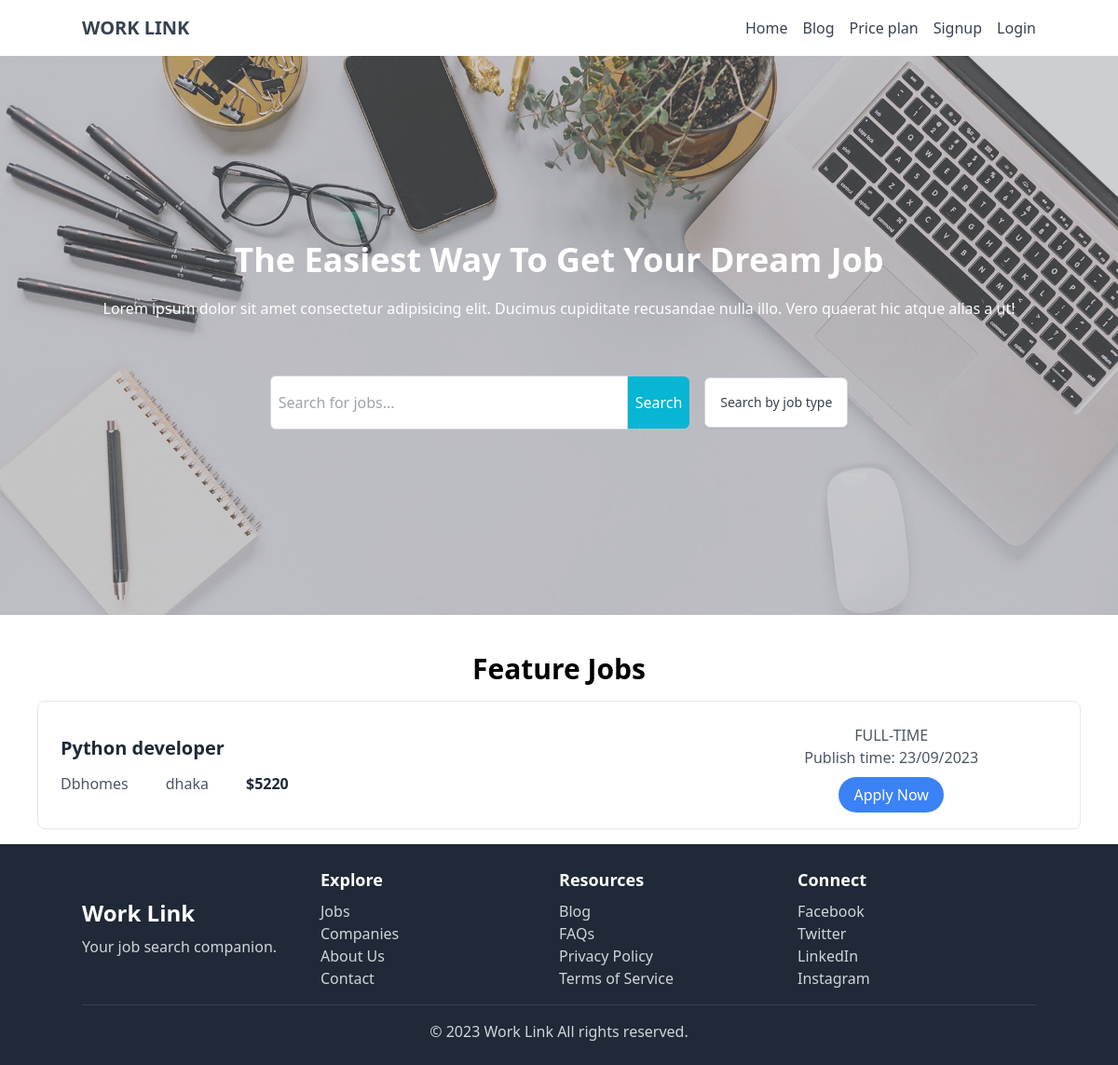
The app's page /, older data.
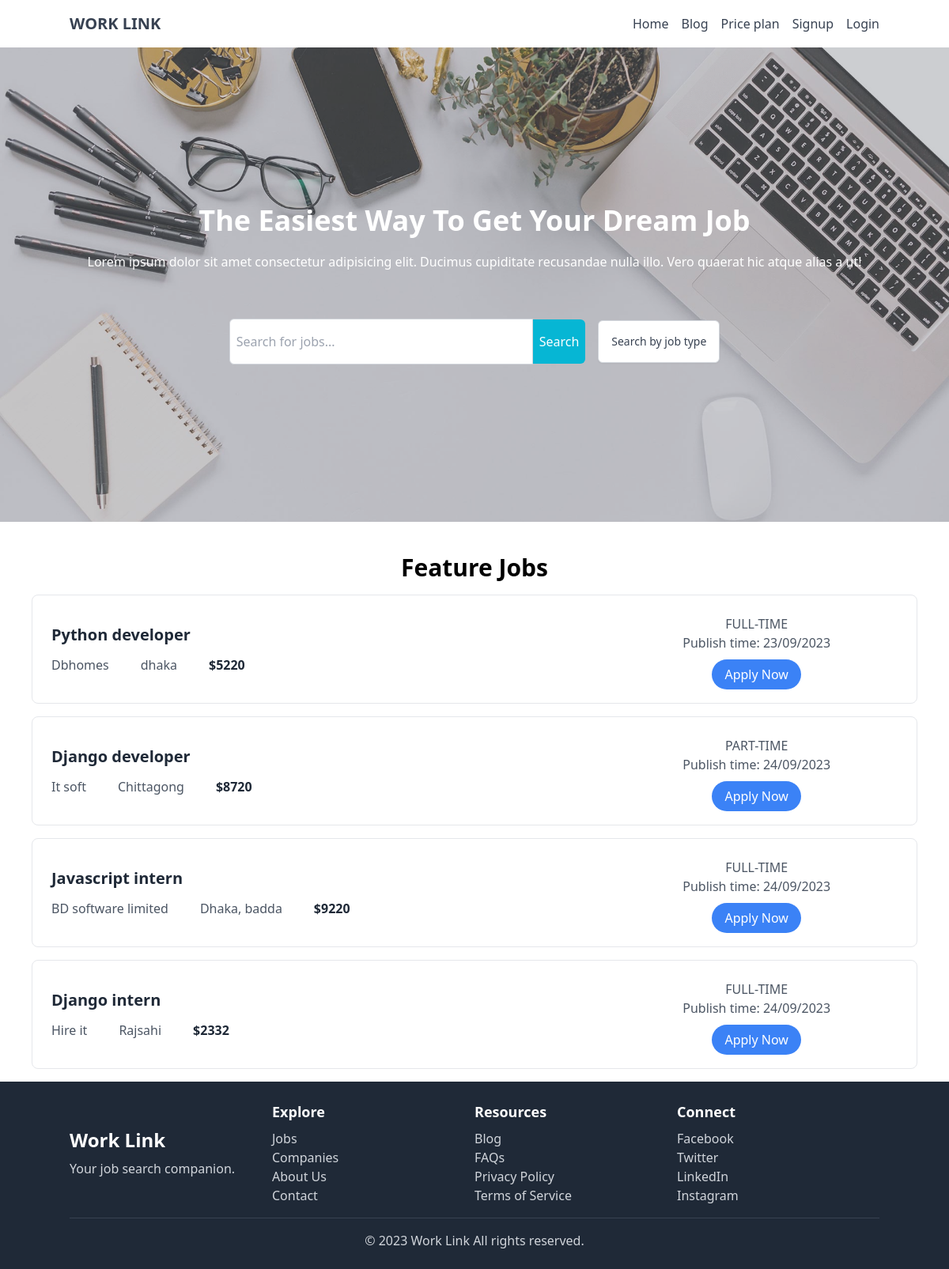
The same page, newer data.
### dashboard/models.py (models this page shows, shortened)
class JobPostModel(models.Model):
    user = models.ForeignKey(User, on_delete=models.CASCADE)
    title = models.CharField(max_length=50)
    company = models.CharField(max_length=50, unique=True)
    location = models.CharField(max_length=50)
    job_type = models.CharField(choices=JOB_TYPE, max_length=50)
    salary = models.IntegerField()
    description = models.TextField(max_length=100)
    publish_date = models.DateTimeField(auto_now_add=True)

### core/views.py (the view, shortened to what this page needs)
# urls.py: 2. Add a URL to urlpatterns:  path('', views.home, name='home')
def home(request):
    job_list = JobPostModel.objects.all()
    search_item = request.GET.get('search')
    job = request.GET.get('job')
    if search_item:
        job_list = JobPostModel.objects.filter(title__icontains = search_item)
    elif job == 'All':
        job_list = JobPostModel.objects.all()
    elif job:
        job_list = JobPostModel.objects.filter(job_type = job)
    job_type = ['All']
    for item  in JOB_TYPE:
        job_type.append(item[0])
    return render(request, 'home.html', {'data': job_list, 'job_type': job_type})

### accounts/context_processors.py (called while the page is built)
def register_info(request):
    if not isinstance(request.user, AnonymousUser):
        try:
            register_info = RegisterInfoModel.objects.get(user=request.user)
        except RegisterInfoModel.DoesNotExist:
            register_info = None
        return {'register_info': register_info}
    else:
        return {'register_info': None}

### price_plan/context_processors.py (called while the page is built)
def payment_info(request):
    try:
        payment_info = PricePlanModel.objects.get(user = request.user)
    except:
        payment_info = None
    return {'payment_info': payment_info}

### core/templates/home.html (shortened to what the changed rows need)
{% extends "base.html" %} {% load static %} {% block title %} Home {% endblock title %}
{% block content %}
{% for item in data %}
<div class="bg-white rounded-lg border mx-10 p-6 my-4">
  <div class="flex flex-col lg:flex-row justify-between items-center">
    <div class="lg:w-2/3 pr-8">
      <h2 class="text-xl font-semibold text-gray-800 mb-3">{{item.title}}</h2>
      <div class="flex space-x-10 text-left">
        <p class="text-gray-600">{{item.company}}</p>
        <p class="text-gray-600">{{item.location}}</p>
        <p class="text-gray-800 font-semibold">${{item.salary}}</p>
      </div>
    </div>
    <div class="lg:w-1/3 mt-4 lg:mt-0 text-center">
      <p class="text-gray-600">{{item.job_type}}</p>
      <p class="text-gray-600 pb-4">
        Publish time: {{item.publish_date|date:"d/m/Y" }}
      </p>
      <a
        href="{% url 'job_detail' item.id %}"
        class="bg-blue-500 text-white rounded-full px-4 py-2 hover:bg-blue-600 focus:outline-none focus:bg-blue-600"
      >
        Apply Now
      </a>
    </div>
  </div>
</div>
{% endfor %}
{% endblock content %}

Row changes from the older to the newer data that the page shows:
added JobPostModel: title "Django developer", company "It soft", location "Chittagong", salary "8720", job_type "PART-TIME", publish_date "24/09/2023"
added JobPostModel: title "Javascript intern", company "BD software limited", location "Dhaka, badda", salary "9220", job_type "FULL-TIME", publish_date "24/09/2023"
added JobPostModel: title "Django intern", company "Hire it", location "Rajsahi", salary "2332", job_type "FULL-TIME", publish_date "24/09/2023"
